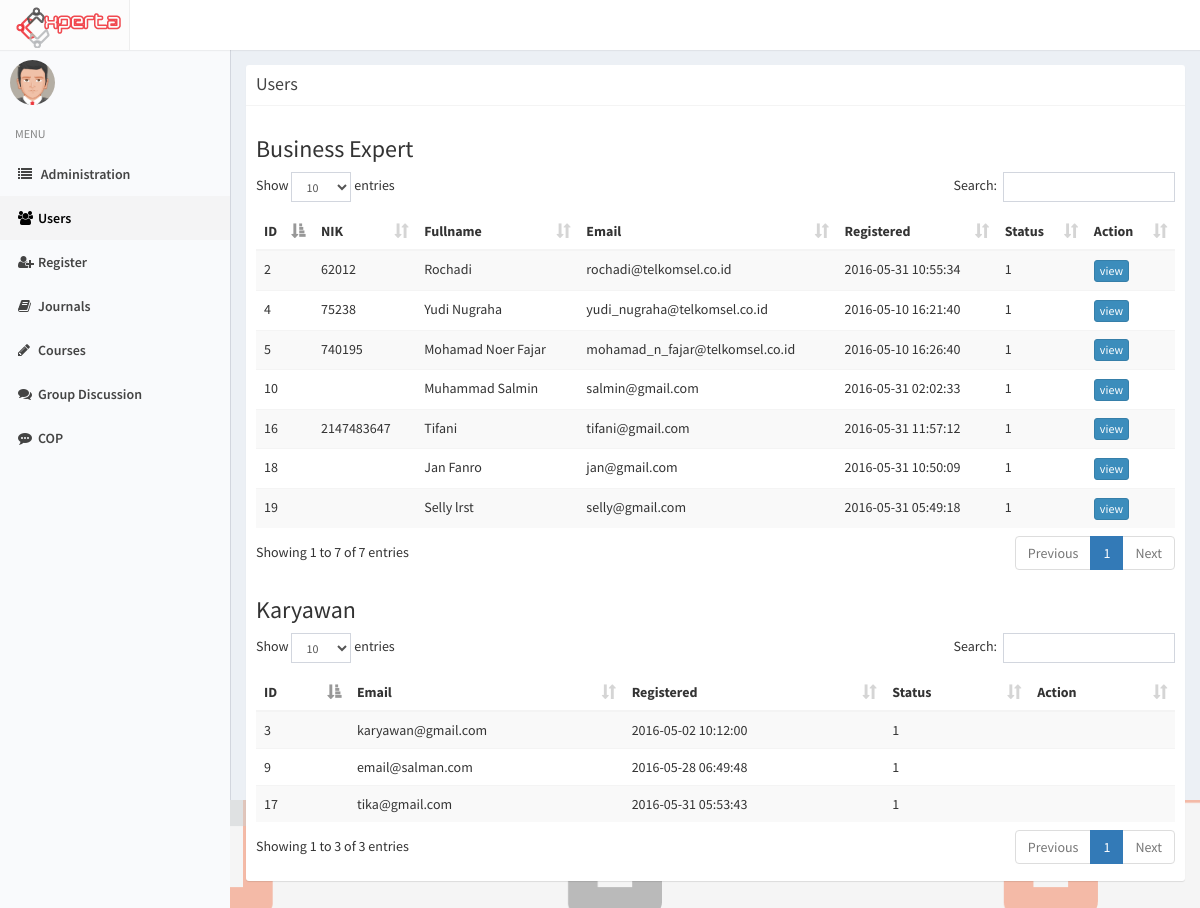
The app's page /index.php/admin/user with its own data.
### tables this page shows
CREATE TABLE `profile` (
  `id_profile` int(11) NOT NULL,
  `NIK` varchar(50) DEFAULT NULL,
  `id_user` int(11) NOT NULL,
  `fullname` varchar(255) NOT NULL,
  `birthdate` date DEFAULT NULL,
  `gender` enum('M','F') DEFAULT NULL,
  `id_expert` int(11) DEFAULT '98',
  `pic` varchar(500) DEFAULT 'default.png',
  `updated_at` timestamp NOT NULL DEFAULT CURRENT_TIMESTAMP ON UPDATE CURRENT_TIMESTAMP,
  `login` int(11) NOT NULL DEFAULT '0'
);

CREATE TABLE `user` (
  `id_user` int(11) NOT NULL,
  `email` varchar(100) NOT NULL,
  `password` varchar(100) NOT NULL,
  `id_level` int(11) NOT NULL,
  `registered_at` timestamp NOT NULL DEFAULT CURRENT_TIMESTAMP ON UPDATE CURRENT_TIMESTAMP,
  `stat` int(11) NOT NULL DEFAULT '1'
);

### application/controllers/Admin.php (called while the page is built, shortened)
<?php
class Admin extends CI_Controller
{
		function __construct(){
			$this->load->model('Admin_model');
		}
		public function user(){
			$data['title'] = "Admin - Users";
			$data['active'][1] = 'active';
			$data['pending'] = $this->Admin_model->getpending();
			$data['exp'] = $this->Admin_model->getexp();
			$data['be'] = $this->Admin_model->getbe();
			$data['karyawan'] = $this->Admin_model->getkaryawan();
			$this->load->view('admin/user',$data);
		}
}

### index.php (called while the page is built, shortened)
<?php
require_once BASEPATH.'core/CodeIgniter.php';

### application/models/Admin_model.php (called while the page is built, shortened)
<?php
class Admin_model extends CI_Model
{
	function getbe(){
		return $this->db->query("SELECT fullname, email, stat, user.id_user, nik, registered_at
			FROM user, profile
			WHERE user.id_user = profile.id_user
				AND user.id_level = 2")->result();
	}
	function getkaryawan(){
		return $this->db->query("SELECT email, registered_at, stat, id_user
			FROM user
			WHERE user.id_level = 3")->result();
	}
}

### application/views/admin/user.php (the view, shortened to what this page needs)
<?php include 'application/views/header.php' ?>
<?php include 'application/views/sidebar.php' ?>
<div class="content-wrapper">
<section class="content col-md-12">
<div class="box box-solid">
                <div class="box-header with-border">
                  <h3 class="box-title">Users</h3>
                </div>
                <div class="box-body">
			<h3>Business Expert</h3>
				<table class="table table-striped" id="datatable">
                    <thead>
                    <tr>
                      <th>ID</th>
                      <th>NIK</th>
                      <th>Fullname</th>
                      <th>Email</th>
                      <th>Registered</th>
                      <th>Status</th>
                      <th>Action</th>
                    </tr>
                    </thead>
                    <tbody>
                  <?php foreach ($be as $data): ?>
                    <tr>
                      <td><?php echo $data->id_user ?></td>
                      <td><?php echo $data->nik ?></td>
                      <td><?php echo $data->fullname ?></td>
                      <td><?php echo $data->email ?></td>
                      <td><?php echo $data->registered_at ?></td>
                      <td><?php echo $data->stat ?></td>
                      <td>
                        <a class="btn btn-xs btn-primary" href="<?php echo site_url('profile/'.$data->id_user) ?>">view</a>
                        </td>
                    </tr>
                  <?php endforeach ?>
                  </tbody>
                  </table>
			<h3>Karyawan</h3>
				<table class="table table-striped" id="datatable">
                    <thead>
                    <tr>
                      <th>ID</th>
                      <th>Email</th>
                      <th>Registered</th>
                      <th>Status</th>
                      <th>Action</th>
                    </tr>
                    </thead>
                    <tbody>
                    <?php foreach ($karyawan as $data): ?>
                      <tr>
                        <td><?php echo $data->id_user ?></td>
                        <td><?php echo $data->email ?></td>
                        <td><?php echo $data->registered_at ?></td>
                        <td><?php echo $data->stat ?></td>
                        <td>
                          </td>
                      </tr>
                    <?php endforeach ?>
                  </tbody>
                  </table>
</div>
</div>
</section>
</div>

### assets/css/main.css (style rules this page uses)
body { background-color: #ecf0f5; margin-top: 50px; }
.full { background: url('../img/backimg.png') no-repeat center center fixed; -webkit-background-size: cover; -moz-background-size: cover; background-size: cover; -o-background-size: cover; }
.content-wrapper { margin-top: -50px !important; }

### assets/css/skins/skin-black-light.css (style rules this page uses)
.skin-black-light .content-wrapper, .skin-black-light .main-footer { border-left: 1px solid #d2d6de; }

### records on screen
profile: id_user.id_user "2", NIK "62012", fullname "Rochadi", id_user.email "rochadi@telkomsel.co.id", id_user.registered_at "2016-05-31 10:55:34", id_user.stat "1"
profile: id_user.id_user "4", NIK "75238", fullname "Yudi Nugraha", id_user.email "yudi_nugraha@telkomsel.co.id", id_user.registered_at "2016-05-10 16:21:40", id_user.stat "1"
profile: id_user.id_user "5", NIK "740195", fullname "Mohamad Noer Fajar", id_user.email "mohamad_n_fajar@telkomsel.co.id", id_user.registered_at "2016-05-10 16:26:40", id_user.stat "1"
profile: id_user.id_user "10", fullname "Muhammad Salmin", id_user.email "salmin@gmail.com", id_user.registered_at "2016-05-31 02:02:33", id_user.stat "1"
profile: id_user.id_user "16", NIK "2147483647", fullname "Tifani", id_user.email "tifani@gmail.com", id_user.registered_at "2016-05-31 11:57:12", id_user.stat "1"
profile: id_user.id_user "18", fullname "Jan Fanro", id_user.email "jan@gmail.com", id_user.registered_at "2016-05-31 10:50:09", id_user.stat "1"
profile: id_user.id_user "19", fullname "Selly lrst", id_user.email "selly@gmail.com", id_user.registered_at "2016-05-31 05:49:18", id_user.stat "1"
user: id_user "3", email "karyawan@gmail.com", registered_at "2016-05-02 10:12:00", stat "1"
user: id_user "9", email "email@salman.com", registered_at "2016-05-28 06:49:48", stat "1"
user: id_user "17", email "tika@gmail.com", registered_at "2016-05-31 05:53:43", stat "1"
